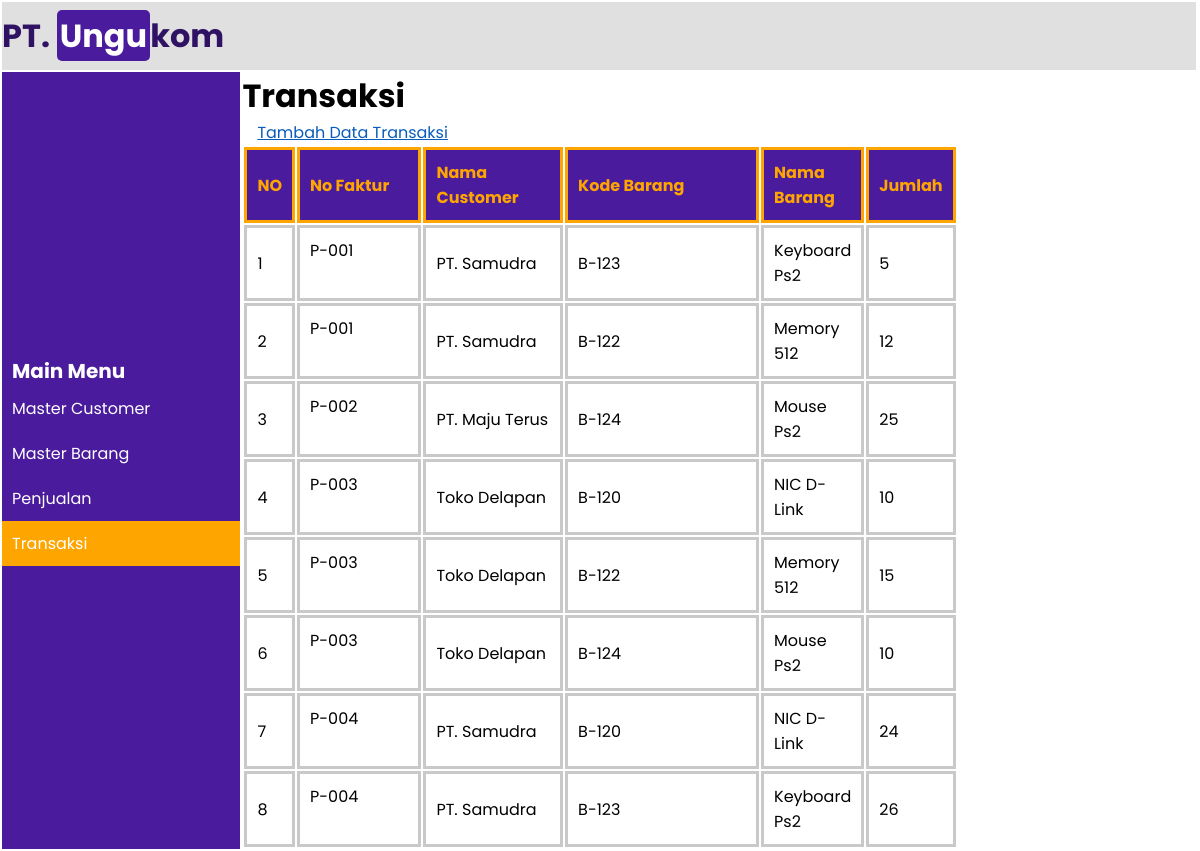
The app's page /index.php?page=transaksi with its own data.
### tables this page shows
CREATE TABLE `transaksi` (
  `nofaktur` varchar(5) NOT NULL,
  `kdBarang` varchar(5) NOT NULL,
  `jumlah` decimal(3,0) NOT NULL
);

CREATE TABLE `customer` (
  `kdCustomer` varchar(5) NOT NULL,
  `nmCustomer` varchar(25) NOT NULL,
  `kota` varchar(15) NOT NULL
);

CREATE TABLE `barang` (
  `kdBarang` varchar(5) NOT NULL,
  `nmBarang` varchar(20) NOT NULL,
  `stok` decimal(3,0) NOT NULL
);

### pages/transaksi/actions/read.php (called while the page is built)
<?php
    include "actions.php";
    $join = [
        [
            "LEFT JOIN","penjualan","transaksi.noFaktur = penjualan.noFaktur"
        ],
        [
            "LEFT JOIN","customer","penjualan.kdCustomer = customer.kdCustomer"
        ],
        [
            "LEFT JOIN","barang","transaksi.kdBarang = barang.kdBarang"
        ],
    ];
    $dataJoin = querySelectJoin("transaksi.noFaktur, customer.nmCustomer, transaksi.kdBarang, barang.nmBarang, transaksi.jumlah", "transaksi",$join);
?>

### actions.php (called while the page is built, shortened)
<?php
    include "connection.php";
    function querySelectJoin($certainColumns, String $table,Array $join, String $extra = ""){
        global $conn;
        $column = null;
        if (is_array($certainColumns)) {
            $column = implode(",",array_keys($certainColumns));
        }else{
            $column = $certainColumns;
        }
        $queryJoins = "";
        foreach ($join as $row) {
            $queryJoins .= $row[0]." ".$row[1]." ON ".$row[2]." ";
        }
        $result = mysqli_query($conn, "SELECT $column FROM $table $queryJoins $extra") or die(mysqli_error($conn));
        $rows = [];
        while ($row = mysqli_fetch_array($result)) {
            $rows[] = $row;
        }
        return $rows;
    }
?>

### pages/transaksi/transaksi.php (the view)
<h1>Transaksi</h1>
<a href="index.php?page=form_tambah_transaksi" class="btn btn-primary">Tambah Data Transaksi</a>
<table class="size-col-3 table_bordered">
    <tr>
        <th width="5%">NO</th>
        <th width="25%">No Faktur</th>
        <th width="25%">Nama Customer</th>
        <th width="55%">Kode Barang</th>
        <th width="55%">Nama Barang</th>
        <th width="15%">Jumlah</th>
    </tr>
    <?php
        include "actions/read.php";
        $no = 0;
        foreach ($dataJoin as $value) {
            $no++; ?>
    <tr>
        <td><?= $no?></td>
        <td><?= $value['noFaktur']?></td>
        <td><?= $value['nmCustomer']?></td>
        <td><?= $value['kdBarang']?></td>
        <td><?= $value['nmBarang']?></td>
        <td><?= $value['jumlah']?></td>
    </tr>
    <?php
        }
    ?>
</table>

### index.php (shortened to what this page needs)
<!DOCTYPE html>
<html lang="en">
<head>
    <link rel="stylesheet" href="style.css">
</head>
<body>
    <table width="100%" height="100%">
        <tr>
            <td id="title" colspan="2"><h1 >PT. <span id="prefix_logo">Ungu</span>kom</h1></td>
        </tr>
        <tr>
            <td width="20%" id="side_nav">
                <span class="label_sidenav">Main Menu</span>
                <ul>
                    <?php
                        $page = "";
                        if (isset($_GET['page'])) {
                            $page=$_GET['page'];
                        }
                    ?>
                    <li class="<?= ($page === "master_customer") ? "active" : ""?>"><a href="index.php?page=master_customer">Master Customer</a></li>
                    <li class="<?= ($page === "master_barang") ? "active" : ""?>"><a href="index.php?page=master_barang">Master Barang</a></li>
                    <li class="<?= ($page === "penjualan") ? "active" : ""?>"><a href="index.php?page=penjualan">Penjualan</a></li>
                    <li class="<?= ($page === "transaksi") ? "active" : ""?>"><a href="index.php?page=transaksi" >Transaksi<a></li>
                </ul>
            </td>
            <td>
                <?php
                    if (isset($_GET['page'])) {
                        $page = $_GET['page'];
                        switch ($page) {
                            case 'transaksi':
                            include "pages/transaksi/transaksi.php";
                            break;
                        }
                    }else {
                        include "pages/welcome/welcome.php";
                    }
                ?>
            </td>
        </tr>
    </table>
</body>
</html>

### style.css (style rules this page uses)
* { margin: 0; padding: 0; font-family: 'Poppins', sans-serif; }
table tr:nth-child(2) td:nth-child(2) { vertical-align:top; text-align:left; }
table { border: none; }
.label_sidenav { font-size: 20px; font-weight: 700; margin-left: 10px; }
#title { background-color: rgb(224, 224, 224); color: #301264; padding-top: 10px; padding-bottom: 10px; }
#prefix_logo { padding: 3px; background-color: #4A1B9D; color: white; border-radius: 5px; }
#side_nav { background-color: #4A1B9D; color: white; }
#side_nav a { color: white; text-decoration: none; transition: 200ms; }
#side_nav ul li { padding-left: 10px; padding-top: 10px; padding-bottom: 10px; }
#side_nav ul li.active { background-color: orange; }
.size-col-3 { width: 75%; }
.table_bordered td { padding: 10px; }
.table_bordered th { padding: 10px; background-color: #4A1B9D; color: orange; border: 3px solid; border-collapse: collapse; }
.table_bordered tr td { border: 3px solid rgb(201, 201, 201); border-collapse: collapse; }
.btn { padding-top: 5px; padding-bottom: 5px; padding-left: 10px; padding-right: 10px; margin-top: 5px; margin-bottom: 5px; margin-left: 5px; margin-right: 5px; }
.btn-primary { color: rgb(9, 92, 187); }

### records on screen
transaksi: nofaktur "P-001", customer.nmCustomer "PT. Samudra", kdBarang "B-123", kdBarang.nmBarang "Keyboard Ps2", jumlah "5"
transaksi: nofaktur "P-001", customer.nmCustomer "PT. Samudra", kdBarang "B-122", kdBarang.nmBarang "Memory 512", jumlah "12"
transaksi: nofaktur "P-002", customer.nmCustomer "PT. Maju Terus", kdBarang "B-124", kdBarang.nmBarang "Mouse Ps2", jumlah "25"
transaksi: nofaktur "P-003", customer.nmCustomer "Toko Delapan", kdBarang "B-120", kdBarang.nmBarang "NIC D-Link", jumlah "10"
transaksi: nofaktur "P-003", customer.nmCustomer "Toko Delapan", kdBarang "B-122", kdBarang.nmBarang "Memory 512", jumlah "15"
transaksi: nofaktur "P-003", customer.nmCustomer "Toko Delapan", kdBarang "B-124", kdBarang.nmBarang "Mouse Ps2", jumlah "10"
transaksi: nofaktur "P-004", customer.nmCustomer "PT. Samudra", kdBarang "B-120", kdBarang.nmBarang "NIC D-Link", jumlah "24"
transaksi: nofaktur "P-004", customer.nmCustomer "PT. Samudra", kdBarang "B-123", kdBarang.nmBarang "Keyboard Ps2", jumlah "26"
